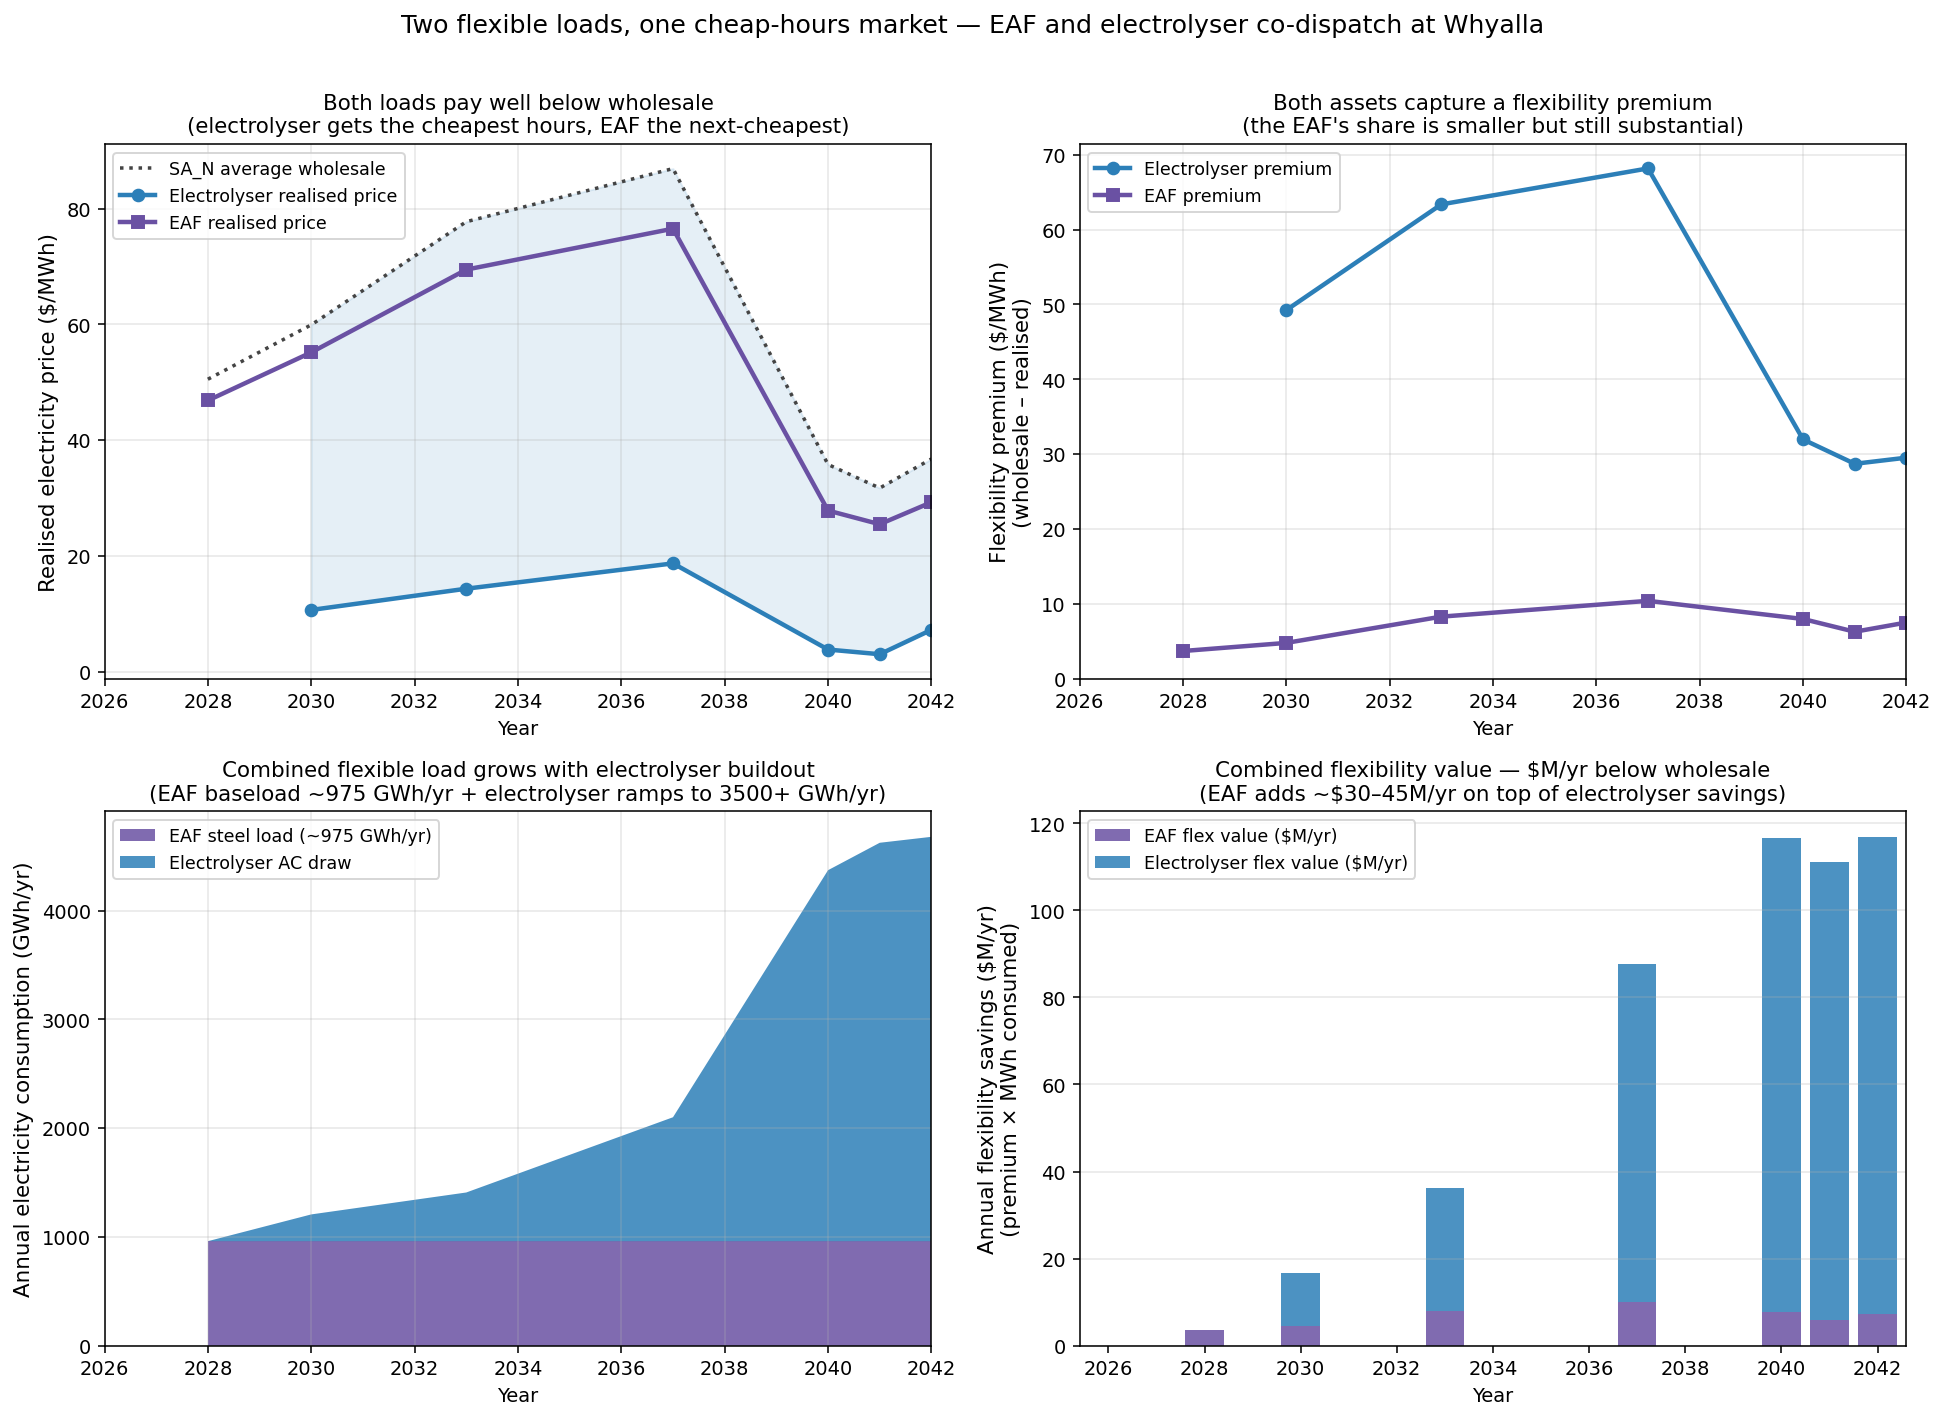

Source code (Python):
"""Chart 9: EAF + electrolyser co-dispatch. Two flexible loads sharing SA's cheap hours.

The EAF is always present at Whyalla (it is the steelmaking route). This chart
shows how its 111 MW average / 975 GWh-per-year demand is co-optimised with the
electrolyser: both loads avoid peak-hours, both pay well below the SA_N wholesale
average, but they land in different parts of the merit-order.
"""
import pandas as pd
import numpy as np
import matplotlib.pyplot as plt
from pathlib import Path

HERE = Path(__file__).parent

df = pd.read_csv(HERE / "trajectory.csv")
df = df[~df.scenario.str.contains("no furnace limit")]
df = df.drop_duplicates(subset=["scenario", "isp_scenario", "year"])

focus = df[(df.scenario == "Policy-stated + gas flat") &
           (df.isp_scenario == "step_change")].sort_values("year").set_index("year")
years = focus.index.tolist()

fig, axes = plt.subplots(2, 2, figsize=(14, 10))

# ── Panel [0,0]: Realised vs wholesale price ────────────────────────────────
ax = axes[0, 0]
ax.plot(years, focus.avg_wholesale_price_sa_n, ":", color="#444", linewidth=1.8,
        label="SA_N average wholesale")
ax.plot(years, focus.electrolyser_realised_price, "o-", color="#2c7fb8",
        linewidth=2.3, markersize=6, label="Electrolyser realised price")
ax.plot(years, focus.eaf_realised_price, "s-", color="#6a51a3",
        linewidth=2.3, markersize=6, label="EAF realised price")
ax.fill_between(years, focus.electrolyser_realised_price,
                focus.avg_wholesale_price_sa_n, alpha=0.12, color="#2c7fb8")
ax.set_ylabel("Realised electricity price ($/MWh)", fontsize=11)
ax.set_xlabel("Year")
ax.set_title("Both loads pay well below wholesale\n"
             "(electrolyser gets the cheapest hours, EAF the next-cheapest)",
             fontsize=11)
ax.legend(fontsize=9, loc="upper left")
ax.grid(alpha=0.3)
ax.set_xlim(2026, 2042)

# ── Panel [0,1]: Flexibility premium ($/MWh) ────────────────────────────────
ax = axes[0, 1]
ax.plot(years, focus.flexibility_premium, "o-", color="#2c7fb8",
        linewidth=2.3, markersize=6, label="Electrolyser premium")
ax.plot(years, focus.eaf_flexibility_premium, "s-", color="#6a51a3",
        linewidth=2.3, markersize=6, label="EAF premium")
ax.set_ylabel("Flexibility premium ($/MWh)\n(wholesale – realised)", fontsize=11)
ax.set_xlabel("Year")
ax.set_title("Both assets capture a flexibility premium\n"
             "(the EAF's share is smaller but still substantial)",
             fontsize=11)
ax.legend(fontsize=9, loc="upper left")
ax.grid(alpha=0.3)
ax.set_xlim(2026, 2042)
ax.set_ylim(bottom=0)

# ── Panel [1,0]: Annual electricity consumption split ───────────────────────
ax = axes[1, 0]
# Electrolyser electricity = H2 produced / 0.7 efficiency
ely_mwh = focus.total_h2_mwh / 0.70
eaf_mwh = focus.eaf_total_mwh
ax.stackplot(years, eaf_mwh / 1000, ely_mwh / 1000,
             labels=["EAF steel load (~975 GWh/yr)",
                     "Electrolyser AC draw"],
             colors=["#6a51a3", "#2c7fb8"], alpha=0.85)
ax.set_ylabel("Annual electricity consumption (GWh/yr)", fontsize=11)
ax.set_xlabel("Year")
ax.set_title("Combined flexible load grows with electrolyser buildout\n"
             "(EAF baseload ~975 GWh/yr + electrolyser ramps to 3500+ GWh/yr)",
             fontsize=11)
ax.legend(fontsize=9, loc="upper left")
ax.grid(alpha=0.3)
ax.set_xlim(2026, 2042)

# ── Panel [1,1]: $/yr flexibility value ─────────────────────────────────────
ax = axes[1, 1]
ely_value = focus.flexibility_premium * ely_mwh / 1e6  # $M/yr
eaf_value = focus.eaf_flexibility_premium * eaf_mwh / 1e6
ax.bar(years, eaf_value, color="#6a51a3", alpha=0.85, label="EAF flex value ($M/yr)")
ax.bar(years, ely_value, bottom=eaf_value, color="#2c7fb8", alpha=0.85,
       label="Electrolyser flex value ($M/yr)")
ax.set_ylabel("Annual flexibility savings ($M/yr)\n(premium × MWh consumed)",
              fontsize=11)
ax.set_xlabel("Year")
ax.set_title("Combined flexibility value — $M/yr below wholesale\n"
             "(EAF adds ~$30–45M/yr on top of electrolyser savings)",
             fontsize=11)
ax.legend(fontsize=9, loc="upper left")
ax.grid(alpha=0.3, axis="y")
ax.set_xlim(2025.4, 2042.6)

plt.suptitle("Two flexible loads, one cheap-hours market — EAF and electrolyser "
             "co-dispatch at Whyalla",
             fontsize=13, y=1.01)
plt.tight_layout()
plt.savefig(HERE / "chart_eaf_cannibalisation.png", dpi=140, bbox_inches="tight")
plt.close()
print("Saved chart_eaf_cannibalisation.png")

# ── Summary table ───────────────────────────────────────────────────────────
print("\nEAF + electrolyser co-dispatch — Policy-stated + gas flat, ISP Step Change:")
print("=" * 95)
hdr = (f"{'Year':<6}{'Ely MW':>8}{'Ely CF':>8}{'Ely real$':>11}"
       f"{'EAF real$':>11}{'Ely prem':>10}{'EAF prem':>10}{'Wholesale':>11}")
print(hdr)
for yr in [2028, 2030, 2033, 2037, 2040, 2041, 2042]:
    if yr in years:
        r = focus.loc[yr]
        print(f"{yr:<6}{r.electrolyser_mw:>8.0f}{r.electrolyser_cf:>8.2f}"
              f"{r.electrolyser_realised_price:>11.1f}{r.eaf_realised_price:>11.1f}"
              f"{r.flexibility_premium:>10.1f}{r.eaf_flexibility_premium:>10.1f}"
              f"{r.avg_wholesale_price_sa_n:>11.1f}")

print("\nAnnual flexibility value (Policy-stated + gas flat, $M/yr):")
for yr in [2030, 2037, 2040, 2042]:
    if yr in years:
        r = focus.loc[yr]
        ely_mwh = r.total_h2_mwh / 0.70
        ely_val = r.flexibility_premium * ely_mwh / 1e6
        eaf_val = r.eaf_flexibility_premium * r.eaf_total_mwh / 1e6
        print(f"  {yr}: electrolyser ${ely_val:.0f}M, EAF ${eaf_val:.0f}M, "
              f"total ${ely_val + eaf_val:.0f}M/yr")
